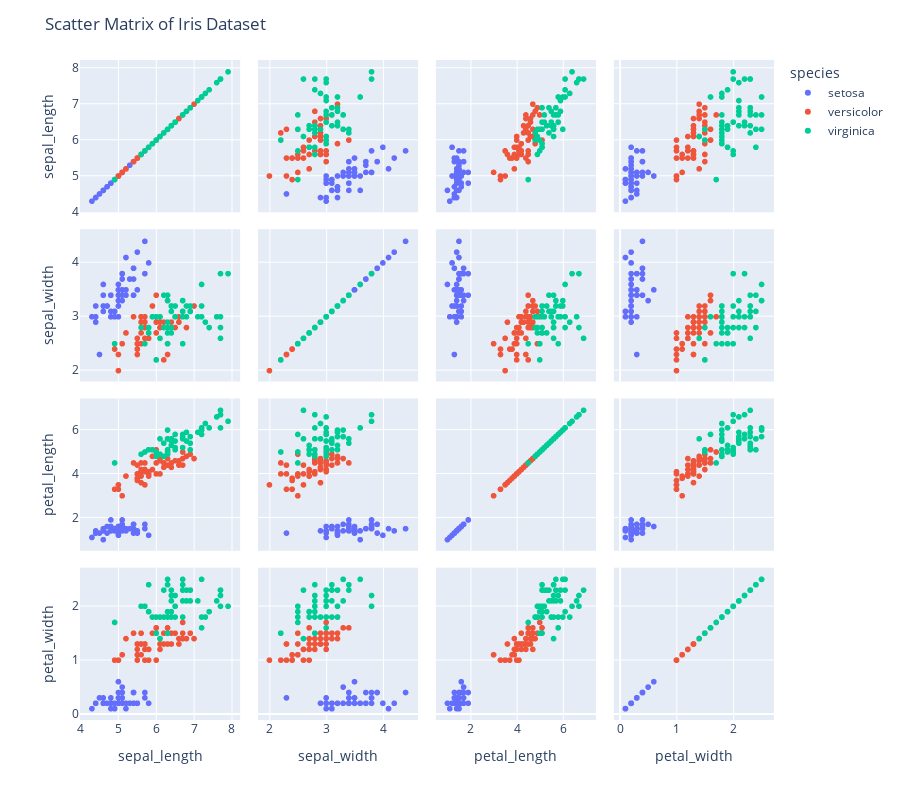

Notebook code for this chart:
### Code cell
fig=px.scatter_matrix(iris,
                  dimensions=[
                      'sepal_length',
                      'sepal_width',
                      'petal_length',
                      'petal_width'
                  ],
                  color='species',
                  height=800,width=900)
fig.update_layout(
    title='Scatter Matrix of Iris Dataset',
    dragmode='select',
    hovermode='closest'
)
fig.show()

### Figure 1 — Plotly figure (JSON) as saved in the notebook; plotly's stock layout.template omitted (floating-point values rounded to 4 significant figures)
{"data": [{"dimensions": [{"axis": {"matches": true}, "label": "sepal_length", "values": [5.1, 4.9, 4.7, 4.6, 5, 5.4, 4.6, 5, 4.4, 4.9, 5.4, 4.8, 4.8, 4.3, 5.8, 5.7, 5.4, 5.1, 5.7, 5.1, 5.4, 5.1, 4.6, 5.1, 4.8, 5, 5, 5.2, 5.2, 4.7, 4.8, 5.4, 5.2, 5.5, 4.9, 5, 5.5, 4.9, 4.4, 5.1, 5, 4.5, 4.4, 5, 5.1, 4.8, 5.1, 4.6, 5.3, 5]}, {"axis": {"matches": true}, "label": "sepal_width", "values": [3.5, 3, 3.2, 3.1, 3.6, 3.9, 3.4, 3.4, 2.9, 3.1, 3.7, 3.4, 3, 3, 4, 4.4, 3.9, 3.5, 3.8, 3.8, 3.4, 3.7, 3.6, 3.3, 3.4, 3, 3.4, 3.5, 3.4, 3.2, 3.1, 3.4, 4.1, 4.2, 3.1, 3.2, 3.5, 3.1, 3, 3.4, 3.5, 2.3, 3.2, 3.5, 3.8, 3, 3.8, 3.2, 3.7, 3.3]}, {"axis": {"matches": true}, "label": "petal_length", "values": [1.4, 1.4, 1.3, 1.5, 1.4, 1.7, 1.4, 1.5, 1.4, 1.5, 1.5, 1.6, 1.4, 1.1, 1.2, 1.5, 1.3, 1.4, 1.7, 1.5, 1.7, 1.5, 1, 1.7, 1.9, 1.6, 1.6, 1.5, 1.4, 1.6, 1.6, 1.5, 1.5, 1.4, 1.5, 1.2, 1.3, 1.5, 1.3, 1.5, 1.3, 1.3, 1.3, 1.6, 1.9, 1.4, 1.6, 1.4, 1.5, 1.4]}, {"axis": {"matches": true}, "label": "petal_width", "values": [0.2, 0.2, 0.2, 0.2, 0.2, 0.4, 0.3, 0.2, 0.2, 0.1, 0.2, 0.2, 0.1, 0.1, 0.2, 0.4, 0.4, 0.3, 0.3, 0.3, 0.2, 0.4, 0.2, 0.5, 0.2, 0.2, 0.4, 0.2, 0.2, 0.2, 0.2, 0.4, 0.1, 0.2, 0.1, 0.2, 0.2, 0.1, 0.2, 0.2, 0.3, 0.3, 0.2, 0.6, 0.4, 0.3, 0.2, 0.2, 0.2, 0.2]}], "hovertemplate": "species=setosa<br>%{xaxis.title.text}=%{x}<br>%{yaxis.title.text}=%{y}<extra></extra>", "legendgroup": "setosa", "marker": {"color": "#636efa", "symbol": "circle"}, "name": "setosa", "showlegend": true, "type": "splom"}, {"dimensions": [{"axis": {"matches": true}, "label": "sepal_length", "values": [7, 6.4, 6.9, 5.5, 6.5, 5.7, 6.3, 4.9, 6.6, 5.2, 5, 5.9, 6, 6.1, 5.6, 6.7, 5.6, 5.8, 6.2, 5.6, 5.9, 6.1, 6.3, 6.1, 6.4, 6.6, 6.8, 6.7, 6, 5.7, 5.5, 5.5, 5.8, 6, 5.4, 6, 6.7, 6.3, 5.6, 5.5, 5.5, 6.1, 5.8, 5, 5.6, 5.7, 5.7, 6.2, 5.1, 5.7]}, {"axis": {"matches": true}, "label": "sepal_width", "values": [3.2, 3.2, 3.1, 2.3, 2.8, 2.8, 3.3, 2.4, 2.9, 2.7, 2, 3, 2.2, 2.9, 2.9, 3.1, 3, 2.7, 2.2, 2.5, 3.2, 2.8, 2.5, 2.8, 2.9, 3, 2.8, 3, 2.9, 2.6, 2.4, 2.4, 2.7, 2.7, 3, 3.4, 3.1, 2.3, 3, 2.5, 2.6, 3, 2.6, 2.3, 2.7, 3, 2.9, 2.9, 2.5, 2.8]}, {"axis": {"matches": true}, "label": "petal_length", "values": [4.7, 4.5, 4.9, 4, 4.6, 4.5, 4.7, 3.3, 4.6, 3.9, 3.5, 4.2, 4, 4.7, 3.6, 4.4, 4.5, 4.1, 4.5, 3.9, 4.8, 4, 4.9, 4.7, 4.3, 4.4, 4.8, 5, 4.5, 3.5, 3.8, 3.7, 3.9, 5.1, 4.5, 4.5, 4.7, 4.4, 4.1, 4, 4.4, 4.6, 4, 3.3, 4.2, 4.2, 4.2, 4.3, 3, 4.1]}, {"axis": {"matches": true}, "label": "petal_width", "values": [1.4, 1.5, 1.5, 1.3, 1.5, 1.3, 1.6, 1, 1.3, 1.4, 1, 1.5, 1, 1.4, 1.3, 1.4, 1.5, 1, 1.5, 1.1, 1.8, 1.3, 1.5, 1.2, 1.3, 1.4, 1.4, 1.7, 1.5, 1, 1.1, 1, 1.2, 1.6, 1.5, 1.6, 1.5, 1.3, 1.3, 1.3, 1.2, 1.4, 1.2, 1, 1.3, 1.2, 1.3, 1.3, 1.1, 1.3]}], "hovertemplate": "species=versicolor<br>%{xaxis.title.text}=%{x}<br>%{yaxis.title.text}=%{y}<extra></extra>", "legendgroup": "versicolor", "marker": {"color": "#EF553B", "symbol": "circle"}, "name": "versicolor", "showlegend": true, "type": "splom"}, {"dimensions": [{"axis": {"matches": true}, "label": "sepal_length", "values": [6.3, 5.8, 7.1, 6.3, 6.5, 7.6, 4.9, 7.3, 6.7, 7.2, 6.5, 6.4, 6.8, 5.7, 5.8, 6.4, 6.5, 7.7, 7.7, 6, 6.9, 5.6, 7.7, 6.3, 6.7, 7.2, 6.2, 6.1, 6.4, 7.2, 7.4, 7.9, 6.4, 6.3, 6.1, 7.7, 6.3, 6.4, 6, 6.9, 6.7, 6.9, 5.8, 6.8, 6.7, 6.7, 6.3, 6.5, 6.2, 5.9]}, {"axis": {"matches": true}, "label": "sepal_width", "values": [3.3, 2.7, 3, 2.9, 3, 3, 2.5, 2.9, 2.5, 3.6, 3.2, 2.7, 3, 2.5, 2.8, 3.2, 3, 3.8, 2.6, 2.2, 3.2, 2.8, 2.8, 2.7, 3.3, 3.2, 2.8, 3, 2.8, 3, 2.8, 3.8, 2.8, 2.8, 2.6, 3, 3.4, 3.1, 3, 3.1, 3.1, 3.1, 2.7, 3.2, 3.3, 3, 2.5, 3, 3.4, 3]}, {"axis": {"matches": true}, "label": "petal_length", "values": [6, 5.1, 5.9, 5.6, 5.8, 6.6, 4.5, 6.3, 5.8, 6.1, 5.1, 5.3, 5.5, 5, 5.1, 5.3, 5.5, 6.7, 6.9, 5, 5.7, 4.9, 6.7, 4.9, 5.7, 6, 4.8, 4.9, 5.6, 5.8, 6.1, 6.4, 5.6, 5.1, 5.6, 6.1, 5.6, 5.5, 4.8, 5.4, 5.6, 5.1, 5.1, 5.9, 5.7, 5.2, 5, 5.2, 5.4, 5.1]}, {"axis": {"matches": true}, "label": "petal_width", "values": [2.5, 1.9, 2.1, 1.8, 2.2, 2.1, 1.7, 1.8, 1.8, 2.5, 2, 1.9, 2.1, 2, 2.4, 2.3, 1.8, 2.2, 2.3, 1.5, 2.3, 2, 2, 1.8, 2.1, 1.8, 1.8, 1.8, 2.1, 1.6, 1.9, 2, 2.2, 1.5, 1.4, 2.3, 2.4, 1.8, 1.8, 2.1, 2.4, 2.3, 1.9, 2.3, 2.5, 2.3, 1.9, 2, 2.3, 1.8]}], "hovertemplate": "species=virginica<br>%{xaxis.title.text}=%{x}<br>%{yaxis.title.text}=%{y}<extra></extra>", "legendgroup": "virginica", "marker": {"color": "#00cc96", "symbol": "circle"}, "name": "virginica", "showlegend": true, "type": "splom"}], "layout": {"dragmode": "select", "height": 800, "hovermode": "closest", "legend": {"title": {"text": "species"}, "tracegroupgap": 0}, "margin": {"t": 60}, "title": {"text": "Scatter Matrix of Iris Dataset"}, "width": 900}}
